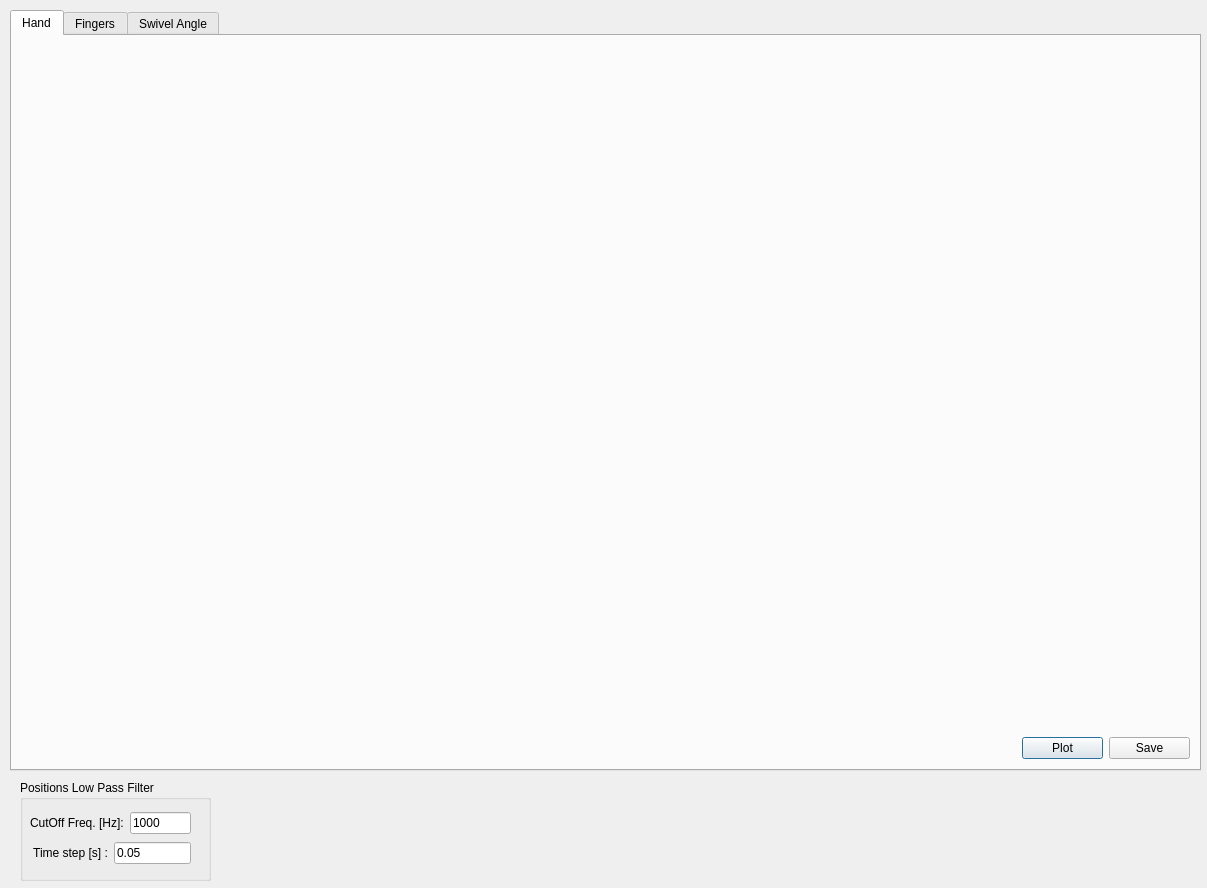
<?xml version="1.0" encoding="UTF-8"?>
<ui version="4.0">
 <class>CompTrackingControlDialog</class>
 <widget class="QDialog" name="CompTrackingControlDialog">
  <property name="geometry">
   <rect>
    <x>0</x>
    <y>0</y>
    <width>1207</width>
    <height>888</height>
   </rect>
  </property>
  <property name="windowTitle">
   <string>Components Tracking during control</string>
  </property>
  <widget class="QTabWidget" name="tabWidget">
   <property name="geometry">
    <rect>
     <x>10</x>
     <y>10</y>
     <width>1191</width>
     <height>761</height>
    </rect>
   </property>
   <property name="currentIndex">
    <number>0</number>
   </property>
   <widget class="QWidget" name="tab_hand">
    <attribute name="title">
     <string>Hand</string>
    </attribute>
    <widget class="QCustomPlot" name="plot_hand_qw" native="true">
     <property name="geometry">
      <rect>
       <x>788</x>
       <y>20</y>
       <width>382</width>
       <height>231</height>
      </rect>
     </property>
    </widget>
    <widget class="QWidget" name="layoutWidget">
     <property name="geometry">
      <rect>
       <x>1010</x>
       <y>700</y>
       <width>168</width>
       <height>25</height>
      </rect>
     </property>
     <layout class="QHBoxLayout" name="horizontalLayout_5">
      <item>
       <widget class="QPushButton" name="pushButton_plot_hand">
        <property name="text">
         <string>Plot</string>
        </property>
       </widget>
      </item>
      <item>
       <widget class="QPushButton" name="pushButton_save_hand">
        <property name="text">
         <string>Save</string>
        </property>
       </widget>
      </item>
     </layout>
    </widget>
    <widget class="QWidget" name="layoutWidget">
     <property name="geometry">
      <rect>
       <x>11</x>
       <y>11</y>
       <width>761</width>
       <height>711</height>
      </rect>
     </property>
     <layout class="QHBoxLayout" name="horizontalLayout">
      <item>
       <layout class="QVBoxLayout" name="verticalLayout">
        <item>
         <widget class="QCustomPlot" name="plot_hand_x" native="true"/>
        </item>
        <item>
         <widget class="QCustomPlot" name="plot_hand_y" native="true"/>
        </item>
        <item>
         <widget class="QCustomPlot" name="plot_hand_z" native="true"/>
        </item>
       </layout>
      </item>
      <item>
       <layout class="QVBoxLayout" name="verticalLayout_2">
        <item>
         <widget class="QCustomPlot" name="plot_hand_qx" native="true"/>
        </item>
        <item>
         <widget class="QCustomPlot" name="plot_hand_qy" native="true"/>
        </item>
        <item>
         <widget class="QCustomPlot" name="plot_hand_qz" native="true"/>
        </item>
       </layout>
      </item>
     </layout>
    </widget>
   </widget>
   <widget class="QWidget" name="tab_wrist">
    <attribute name="title">
     <string>Fingers</string>
    </attribute>
    <widget class="QWidget" name="layoutWidget">
     <property name="geometry">
      <rect>
       <x>1010</x>
       <y>700</y>
       <width>168</width>
       <height>25</height>
      </rect>
     </property>
     <layout class="QHBoxLayout" name="horizontalLayout_6">
      <item>
       <widget class="QPushButton" name="pushButton_plot_fing">
        <property name="text">
         <string>Plot</string>
        </property>
       </widget>
      </item>
      <item>
       <widget class="QPushButton" name="pushButton_save_fing">
        <property name="text">
         <string>Save</string>
        </property>
       </widget>
      </item>
     </layout>
    </widget>
    <widget class="QWidget" name="layoutWidget">
     <property name="geometry">
      <rect>
       <x>10</x>
       <y>10</y>
       <width>1171</width>
       <height>681</height>
      </rect>
     </property>
     <layout class="QVBoxLayout" name="verticalLayout_3">
      <item>
       <layout class="QHBoxLayout" name="horizontalLayout_2">
        <item>
         <widget class="QCustomPlot" name="plot_fing_0" native="true"/>
        </item>
        <item>
         <widget class="QCustomPlot" name="plot_fing_1" native="true"/>
        </item>
       </layout>
      </item>
      <item>
       <layout class="QHBoxLayout" name="horizontalLayout_3">
        <item>
         <widget class="QCustomPlot" name="plot_fing_2" native="true"/>
        </item>
        <item>
         <widget class="QCustomPlot" name="plot_fing_3" native="true"/>
        </item>
       </layout>
      </item>
     </layout>
    </widget>
   </widget>
   <widget class="QWidget" name="tab_alpha">
    <attribute name="title">
     <string>Swivel Angle</string>
    </attribute>
    <widget class="QCustomPlot" name="plot_alpha_pos" native="true">
     <property name="geometry">
      <rect>
       <x>10</x>
       <y>10</y>
       <width>551</width>
       <height>421</height>
      </rect>
     </property>
    </widget>
    <widget class="QWidget" name="">
     <property name="geometry">
      <rect>
       <x>1010</x>
       <y>700</y>
       <width>168</width>
       <height>25</height>
      </rect>
     </property>
     <layout class="QHBoxLayout" name="horizontalLayout_4">
      <item>
       <widget class="QPushButton" name="pushButton_plot_alpha">
        <property name="text">
         <string>Plot</string>
        </property>
       </widget>
      </item>
      <item>
       <widget class="QPushButton" name="pushButton_save_alpha">
        <property name="text">
         <string>Save</string>
        </property>
       </widget>
      </item>
     </layout>
    </widget>
   </widget>
  </widget>
  <widget class="QGroupBox" name="groupBox_low_pass_pos">
   <property name="geometry">
    <rect>
     <x>20</x>
     <y>780</y>
     <width>191</width>
     <height>101</height>
    </rect>
   </property>
   <property name="title">
    <string>Positions Low Pass Filter </string>
   </property>
   <widget class="QWidget" name="layoutWidget_14">
    <property name="geometry">
     <rect>
      <x>10</x>
      <y>30</y>
      <width>161</width>
      <height>58</height>
     </rect>
    </property>
    <layout class="QVBoxLayout" name="verticalLayout_15">
     <item>
      <layout class="QHBoxLayout" name="horizontalLayout_29">
       <item>
        <widget class="QLabel" name="label_f_cutoff_pos">
         <property name="text">
          <string>CutOff Freq. [Hz]:</string>
         </property>
        </widget>
       </item>
       <item>
        <widget class="QLineEdit" name="lineEdit_f_cutoff_pos">
         <property name="text">
          <string>1000</string>
         </property>
        </widget>
       </item>
      </layout>
     </item>
     <item>
      <layout class="QHBoxLayout" name="horizontalLayout_30">
       <item>
        <widget class="QLabel" name="label_time_step_pos">
         <property name="text">
          <string> Time step [s] :</string>
         </property>
        </widget>
       </item>
       <item>
        <widget class="QLineEdit" name="lineEdit_time_step_pos">
         <property name="text">
          <string>0.05</string>
         </property>
        </widget>
       </item>
      </layout>
     </item>
    </layout>
   </widget>
  </widget>
 </widget>
 <customwidgets>
  <customwidget>
   <class>QCustomPlot</class>
   <extends>QWidget</extends>
   <header>qcustomplot.h</header>
   <container>1</container>
  </customwidget>
 </customwidgets>
 <resources/>
 <connections/>
</ui>
